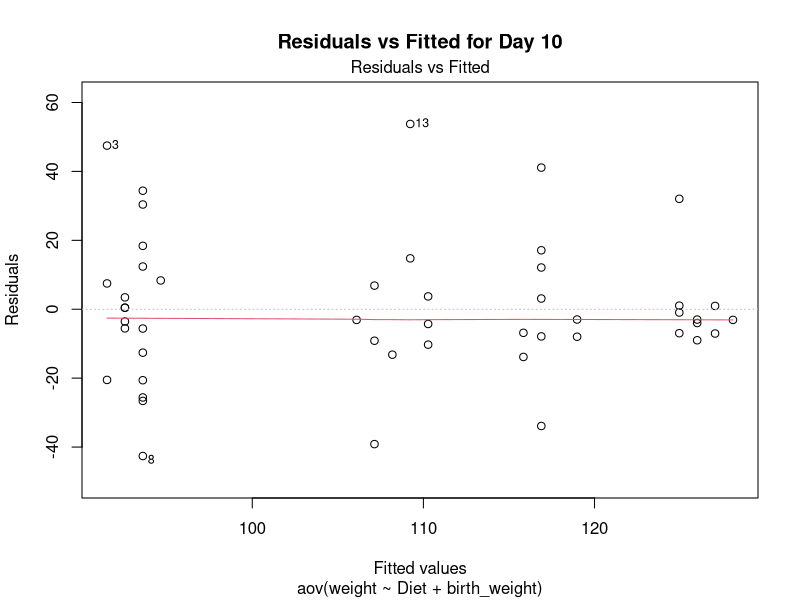
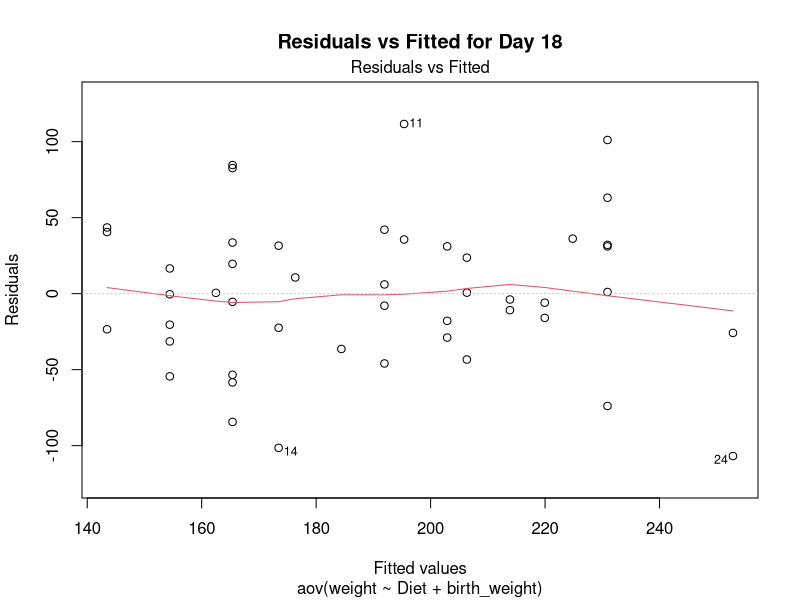
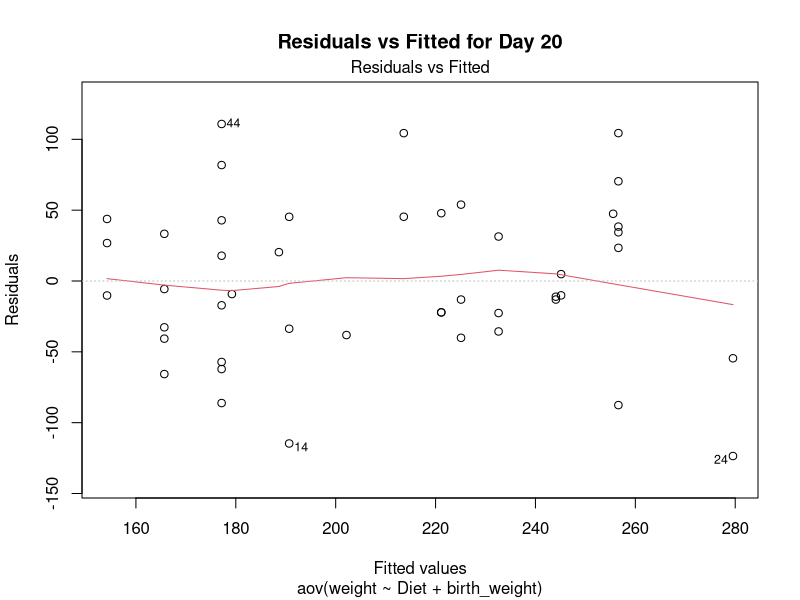
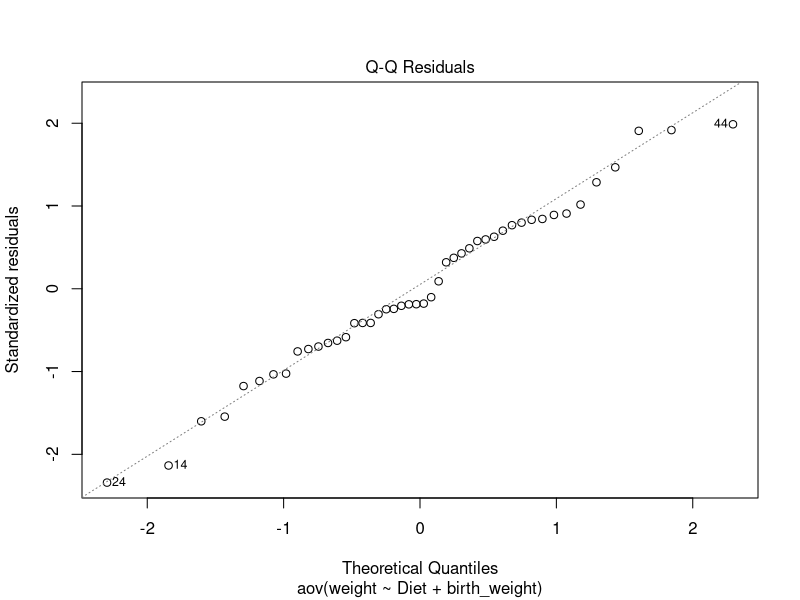
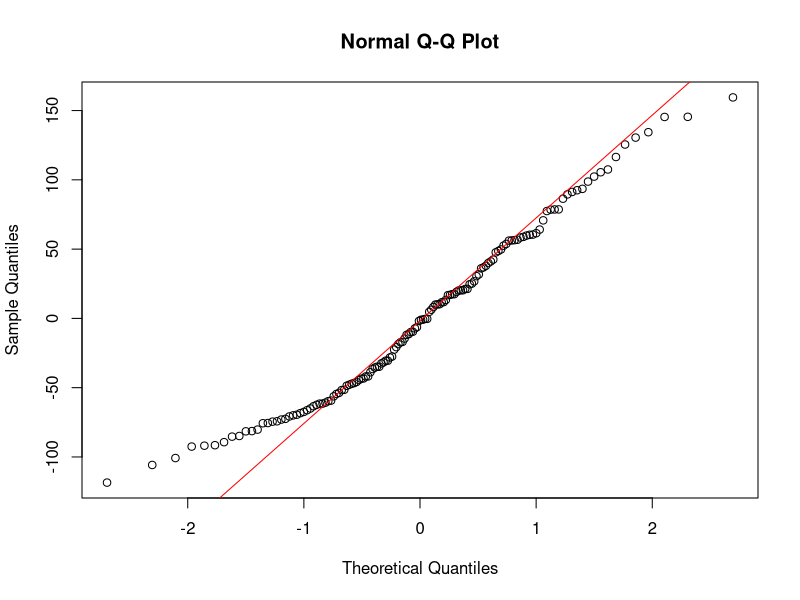

These charts were generated, in order, by the following R code:
## ---- chunk 1
knitr::opts_chunk$set(echo = TRUE)
## ---- chunk 2
# Load dataset
data("ChickWeight")

# Filter for each time point and merge birth weight data
timepoints <- c(10, 18, 20)

birth_weight <- ChickWeight[ChickWeight$Time == 0, c("Chick", "weight")]
colnames(birth_weight)[2] <- "birth_weight"

for (time in timepoints) {
  # Filter data for the specific time point
  day_data <- subset(ChickWeight, Time == time)
  day_data <- merge(day_data, birth_weight, by = "Chick")

  # Perform ANCOVA
  ancova_model <- aov(weight ~ Diet + birth_weight, data = day_data)
  print(paste("Results for Day", time))
  print(summary(ancova_model))
}
## ---- chunk 3
library(nlme)

# Prepare data for repeated measures
repeat_data <- subset(ChickWeight, Time %in% c(10, 18, 20))
repeat_data <- merge(repeat_data, birth_weight, by = "Chick")
repeat_data$Time <- as.factor(repeat_data$Time)

# Fit the model with compound symmetry
cs_model <- gls(weight ~ Diet + birth_weight,
                correlation = corCompSymm(form = ~ 1 | Chick),
                data = repeat_data)
summary(cs_model)

# Perform ANOVA
anova(cs_model)
## ---- chunk 4
# Convert Time to numeric for correlation structure
repeat_data$Time <- as.numeric(repeat_data$Time)

# Fit the model with unstructured covariance
unstruct_model <- gls(weight ~ Diet + birth_weight,
                      correlation = corSymm(form = ~ Time | Chick),
                      weights = varIdent(form = ~ 1 | Time),
                      data = repeat_data)
summary(unstruct_model)

# Perform ANOVA
anova(unstruct_model)
## ---- chunk 5
# Residual plots for ANCOVA at each time point
for (time in timepoints) {
  day_data <- subset(ChickWeight, Time == time)
  day_data <- merge(day_data, birth_weight, by = "Chick")

  ancova_model <- aov(weight ~ Diet + birth_weight, data = day_data)

  # Create dynamic title for each day (excluding Q-Q plot if needed)
  plot_title <- paste("Residuals vs Fitted for Day", time)

  # Residuals vs Fitted plot
  plot(ancova_model, which = 1)  # Residuals vs Fitted

  # Add dynamic title
  title(main = plot_title)
}
## ---- chunk 6
# Q-Q Plot for Normality
plot(ancova_model, which = 2)  # Q-Q Plot

# Shapiro-Wilk test for normality of residuals
shapiro.test(residuals(ancova_model))
## ---- chunk 7
# Compare models using likelihood ratio tests (ANOVA)
anova(cs_model, unstruct_model)

# Compare using AIC
AIC(cs_model, unstruct_model)
## ---- chunk 8
# Q-Q Plot for normality in repeated measures model
qqnorm(residuals(cs_model))
qqline(residuals(cs_model), col = "red")

# Shapiro-Wilk test for normality of residuals
shapiro.test(residuals(cs_model))
